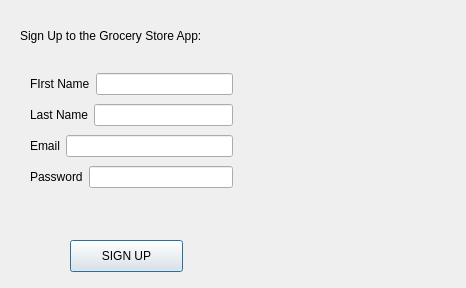
<?xml version="1.0" encoding="UTF-8"?>
<ui version="4.0">
 <class>Signup</class>
 <widget class="QDialog" name="Signup">
  <property name="geometry">
   <rect>
    <x>0</x>
    <y>0</y>
    <width>466</width>
    <height>288</height>
   </rect>
  </property>
  <property name="windowTitle">
   <string>Dialog</string>
  </property>
  <widget class="QLabel" name="label">
   <property name="geometry">
    <rect>
     <x>20</x>
     <y>10</y>
     <width>211</width>
     <height>51</height>
    </rect>
   </property>
   <property name="text">
    <string>Sign Up to the Grocery Store App:</string>
   </property>
  </widget>
  <widget class="QPushButton" name="signupBtn">
   <property name="geometry">
    <rect>
     <x>70</x>
     <y>240</y>
     <width>113</width>
     <height>32</height>
    </rect>
   </property>
   <property name="text">
    <string>SIGN UP</string>
   </property>
  </widget>
  <widget class="QWidget" name="layoutWidget">
   <property name="geometry">
    <rect>
     <x>30</x>
     <y>70</y>
     <width>203</width>
     <height>124</height>
    </rect>
   </property>
   <layout class="QVBoxLayout" name="verticalLayout">
    <item>
     <layout class="QHBoxLayout" name="horizontalLayout_4">
      <item>
       <widget class="QLabel" name="label_firstname">
        <property name="text">
         <string>FIrst Name</string>
        </property>
       </widget>
      </item>
      <item>
       <widget class="QLineEdit" name="lineEdit_firstname"/>
      </item>
     </layout>
    </item>
    <item>
     <layout class="QHBoxLayout" name="horizontalLayout_3">
      <item>
       <widget class="QLabel" name="label_lastname">
        <property name="text">
         <string>Last Name</string>
        </property>
       </widget>
      </item>
      <item>
       <widget class="QLineEdit" name="lineEdit_lastname"/>
      </item>
     </layout>
    </item>
    <item>
     <layout class="QHBoxLayout" name="horizontalLayout">
      <item>
       <widget class="QLabel" name="label_email">
        <property name="text">
         <string>Email</string>
        </property>
       </widget>
      </item>
      <item>
       <widget class="QLineEdit" name="lineEdit_email"/>
      </item>
     </layout>
    </item>
    <item>
     <layout class="QHBoxLayout" name="horizontalLayout_2">
      <item>
       <widget class="QLabel" name="label_password">
        <property name="text">
         <string>Password</string>
        </property>
       </widget>
      </item>
      <item>
       <widget class="QLineEdit" name="lineEdit_password"/>
      </item>
     </layout>
    </item>
   </layout>
  </widget>
 </widget>
 <resources/>
 <connections/>
</ui>
